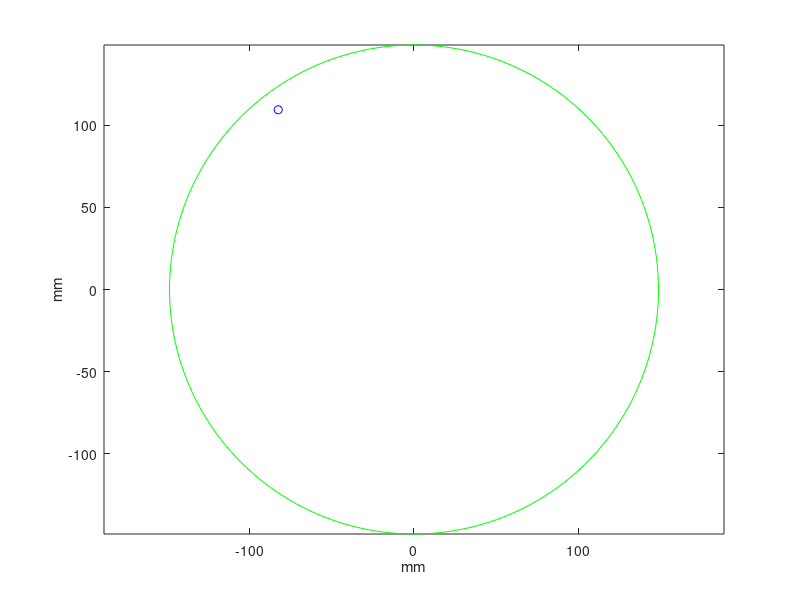

MATLAB code for this plot:

clear all
clc

Xgboard = 0;
Zgboard = 0;
mboard = 2190;

Xghold = 0;
Zghold = 0;
mhold = 644;

Xgsphere = 0;
Zgsphere = 0;
msphere = 229;

Xgplat = 23.02;
Zgplat = 63.94;
mplat = 2300;

XgIRfront = 5.51;
ZgIRfront = -140.78;
mIRfront = 327;

XgIRside = -140.78;
ZgIRside = -5.51;
mIRside = 327;

Xglick = -104.65;
Zglick = 45.90;
mlick = 307;

Xghead = 0.47;
Zghead = 111.03;
mhead = 523;

Xgcam = 123.63;
Zgcam = 32.30;
mcam = 347;

Xgpostextra1 = 98.46;
Zgpostextra1 = -66.09;
mpostextra1 = 599;

Xgpostextra2 = -48.65;
Zgpostextra2 = -129.21;
mpostextra2 = 599;

mpostextra3 = 599;

vm = [mboard, mhold, msphere, mplat, mIRfront, mIRside, mlick, mhead, mcam, mpostextra1, mpostextra2];
x_coor = [Xgboard, Xghold, Xgsphere, Xgplat, XgIRfront, XgIRside, Xglick, Xghead, Xgcam, Xgpostextra1, Xgpostextra2];
z_coor = [Zgboard, Zghold, Zgsphere, Zgplat, ZgIRfront, ZgIRside, Zglick, Zghead, Zgcam, Zgpostextra1,Zgpostextra2];


% Calculate the initial values for the x coordinates

sumatoryx = x_coor.*vm;
sumatoryx2 = sum(sumatoryx);
Xgpostextra3 = -sumatoryx2/mpostextra3;

% Calculate the initial values for the y coordinates

sumatoryz = z_coor.*vm;
sumatoryz2 = sum(sumatoryz);
Zgpostextra3 = -sumatoryz2/mpostextra3;

% Display the result 

x=0;
y=0;
r=149;
th = 0:pi/100:2*pi;
a = r*cos(th)+x;
b = r*sin(th)+y;
plot(a,b, 'g');
hold on
plot(Xgpostextra3,-Zgpostextra3,'bo'); %The Z coordinate is negative because the solidworks coordinates system is inverted
xlabel('mm')
ylabel('mm')
axis equal

Xgpostextra3
Zgpostextra3
